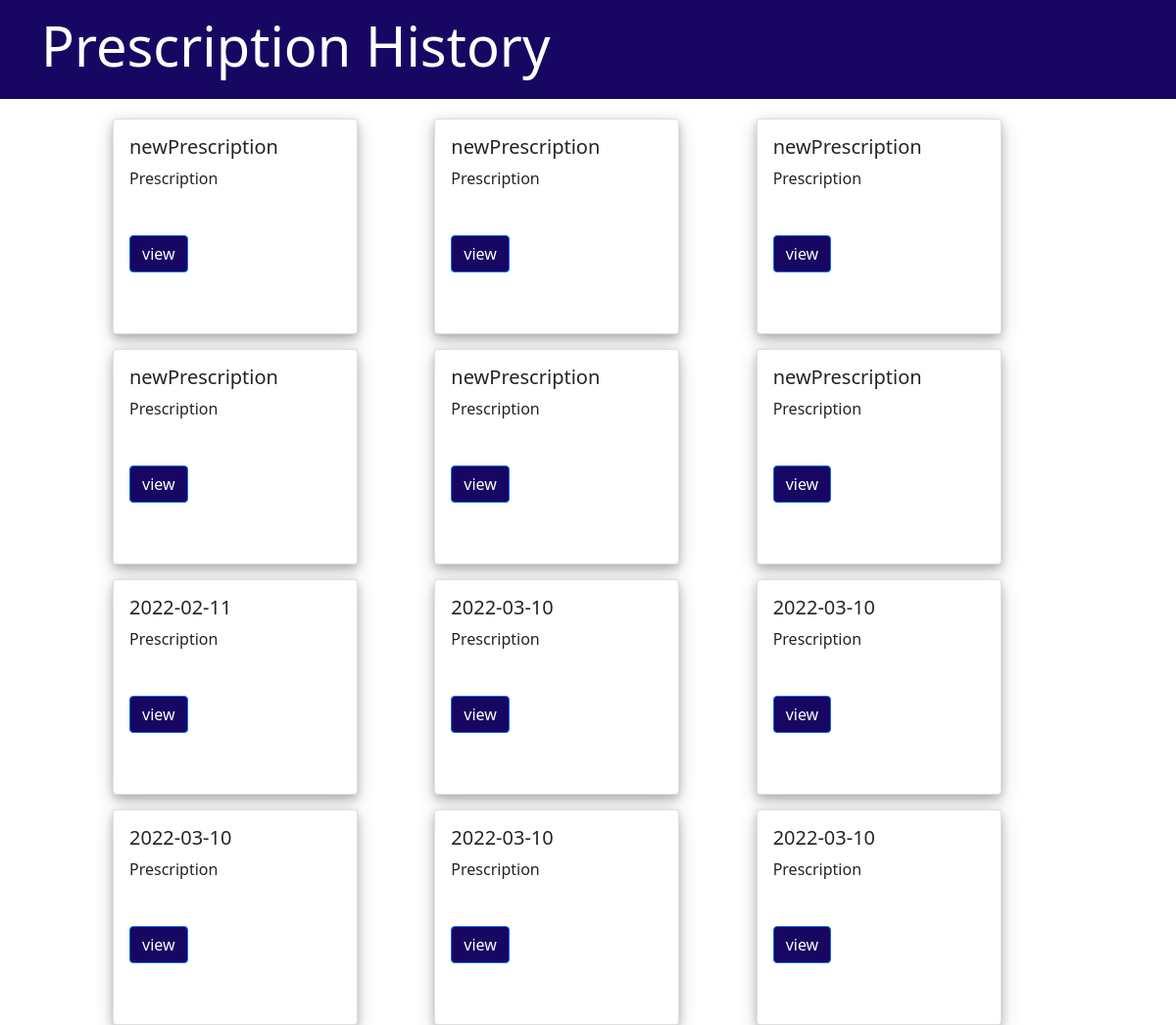
The page /prescription_history/demonew on the database its author committed.
### presc/models.py (models this page shows)
class Prescription(models.Model):
	userId = models.ForeignKey(User, on_delete=models.CASCADE)
	name = models.TextField(default="")

### presc/views.py (the view)
# urls.py: path('prescription_history/<str:username>', presc_his, name='presc-his'),
def presc_his(request, username):
	user = User.objects.get(username=username)
	prescriptions = Prescription.objects.filter(userId=user)
	return render(request, 'presc/presc_his.html', {'pres': prescriptions})

### presc/templates/presc/presc_his.html (shortened to what this page needs)
{% load static %}
<!DOCTYPE html>
<html lang="en">
<head>
  <link rel="stylesheet" href="{% static 'presc/vp.css' %}">
  <link href="https://cdn.jsdelivr.net/npm/bootstrap@5.1.3/dist/css/bootstrap.min.css" rel="stylesheet">
</head>
<body>
  <nav class="navbar navbar-expand-lg navbar-dark" style="background-color: rgb(24,7,98)">
    <div class="container">
      <a class="navbar-brand" href="#">
        <h1 class="display-4">Prescription History</h1>
      </a>
    </div>
  </nav>
  <div class="containermain">
    {% for pre in pres %}
    <div class="card" style="
  width: 250px;
  height:220px;
  box-shadow: 0 4px 8px 0 rgba(0, 0, 0, 0.2), 0 6px 20px 0 rgba(0, 0, 0, 0.19);
  ">
      <div class="card-body">
        <h5 class="card-title">{{ pre.name }}</h5>
        <p class="card-text">Prescription</p>
        <a class="btn btn-primary" href="{% url 'your_presc' pk=pre.pk %}" role="button" style="background-color: rgb(24,7,98);margin-top:30px">view</a>
      </div>
    </div>
    {% endfor %}
  </div>
</body>
</html>

### presc/static/presc/vp.css (style rules this page uses)
.containermain { margin-top: 20px; display: grid; margin-left: auto; margin-right: auto; grid-template-columns: repeat(3,1fr); column-gap: 15px; row-gap: 15px; max-width: 970px; }

### rows shown on the page
Prescription: name "newPrescription"
Prescription: name "newPrescription"
Prescription: name "newPrescription"
Prescription: name "newPrescription"
Prescription: name "newPrescription"
Prescription: name "newPrescription"
Prescription: name "2022-02-11"
Prescription: name "2022-03-10"
Prescription: name "2022-03-10"
Prescription: name "2022-03-10"
Prescription: name "2022-03-10"
Prescription: name "2022-03-10"
